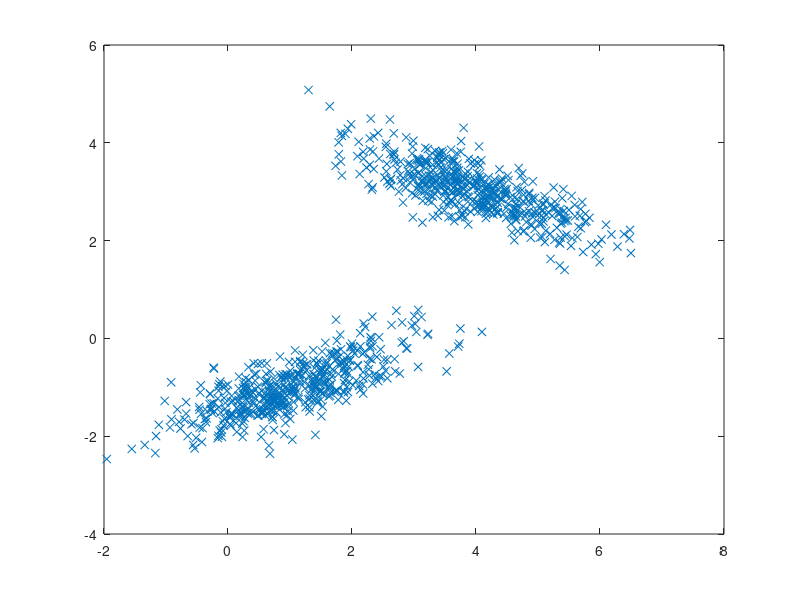

Recreate this plot in MATLAB. (Note: this script raises an error after producing the figure.)

% test choose_simulation
sim.name = 'w';
% sim.n = 10000;
% sim.d = 2;
% sim.P.mu1 = 1;
% sim.P.mu = -1;


mu1 = [1 -1]; Sigma1 = [.9 .4; .4 .3];
X1 = mvnrnd(mu1, Sigma1, 500)'; % p = 2 x n = 500 matrix

mu2 = [4 3]; Sigma2 = [.9 -.4; -.4 .3]';
X2 = mvnrnd(mu2, Sigma2, 500)'; % p = 2 x n = 500 matrix

X = [X1 X2]; % p = 2 x n = 1000
figure; plot(X(1,:), X(2,:), 'x');


% jovo's

choose_simulation(sim);


if ~isfield(sim,'sd'), sd=1; else sd=sim.sd; end
if ~isfield(sim,'permute'), sim.permute=0; end
if ~isfield(sim,'D'), D=100; else D=sim.D; end
if ~isfield(sim,'n'), n=550; else n=sim.n; end

if ~isfield(sim,'P')
    
    switch sim.name
        
        case 'w' % wide
            
            mudelt = 6/sqrt(D);                                 % distance betwen dim 1 of means
            mu1 = [-mudelt/2; zeros(D-1,1)];                   % class 1 mean
            mu2 = [mudelt/2; zeros(D-1,1)];                     % class 2 mean
            
            sv = sd/sqrt(D)*ones(D,1);
            sv(2)=1;
            A  = eye(D,D);
            Sig1=A*diag(sv);                            % class 1 cov
            Sig2=A*diag(sv);
            
    end
end
